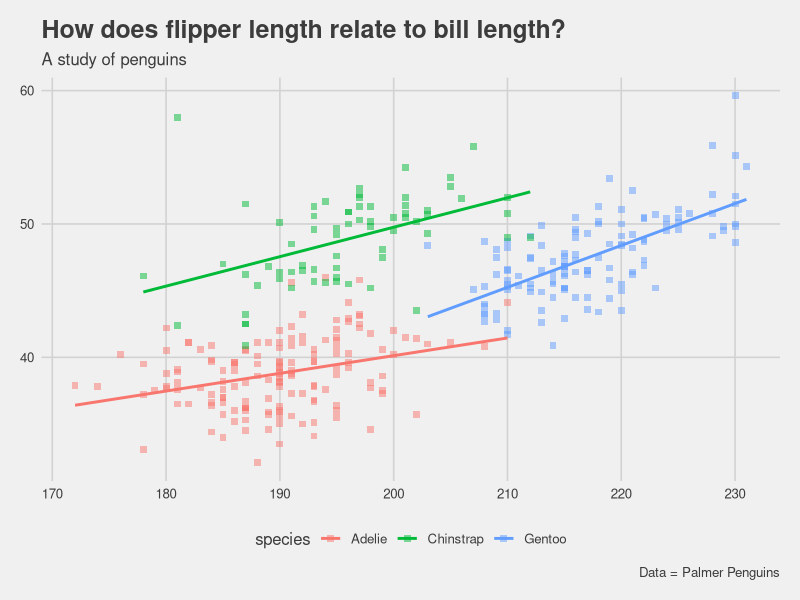
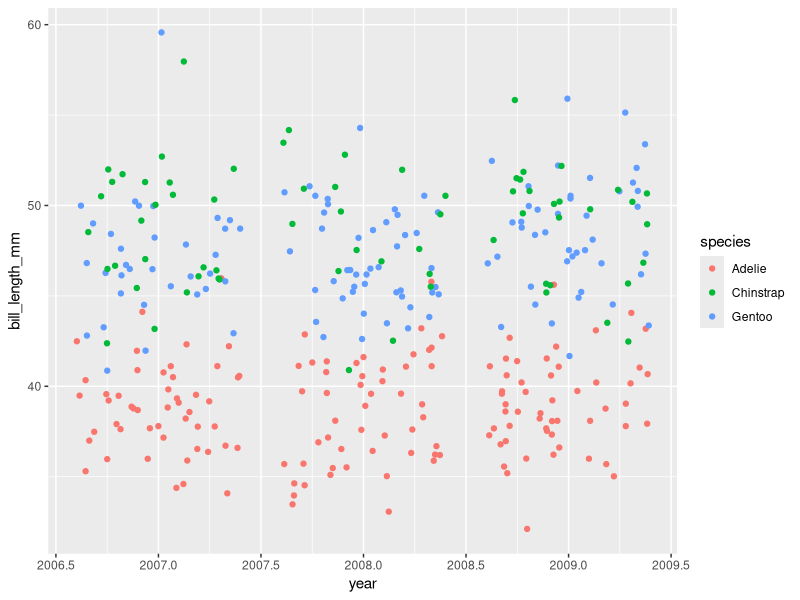
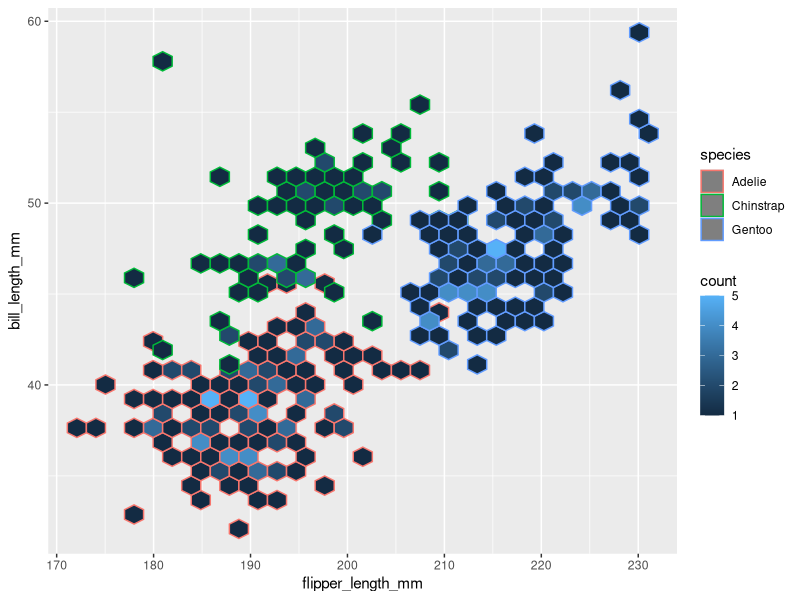
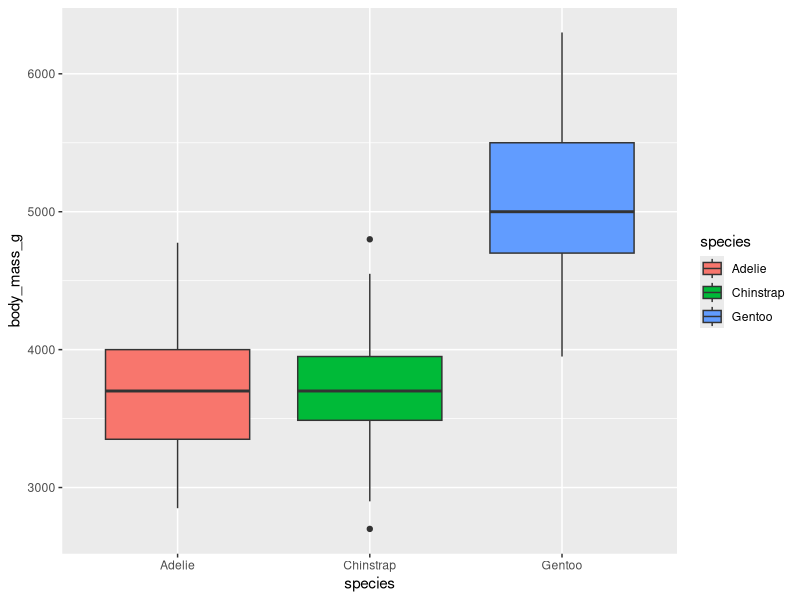
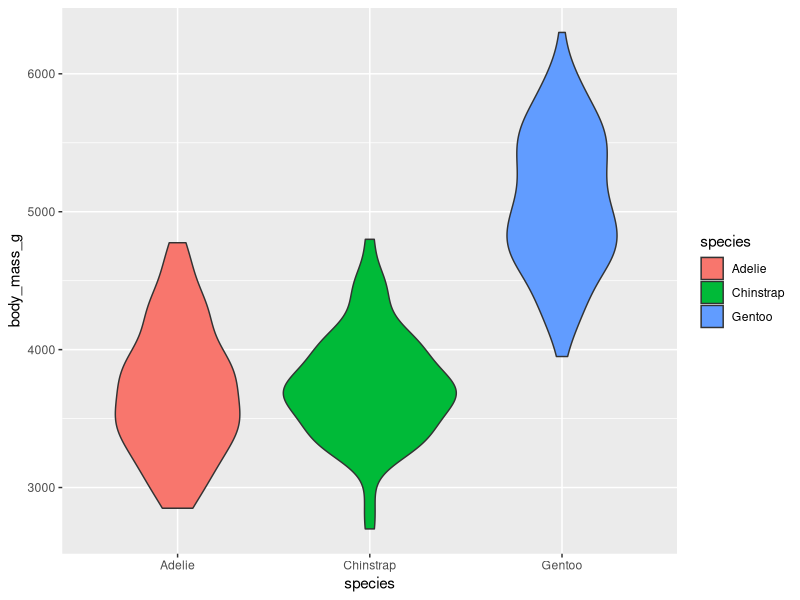
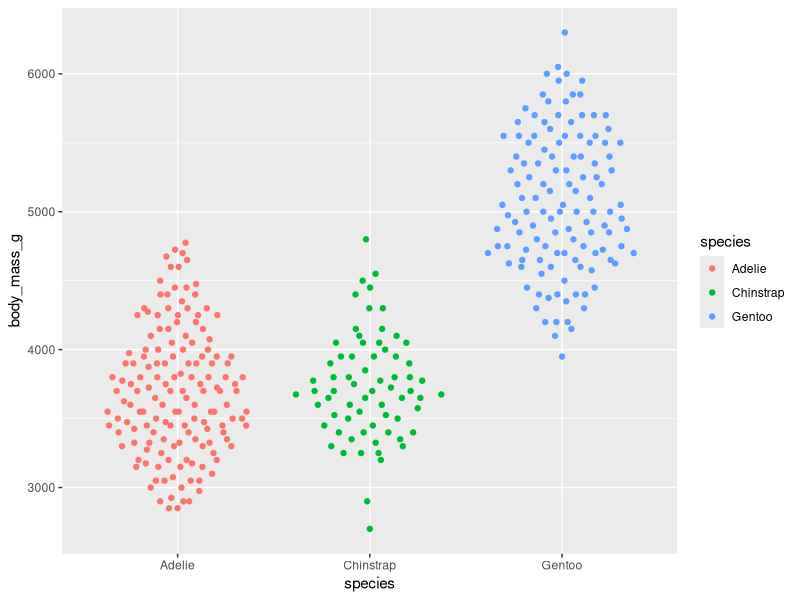
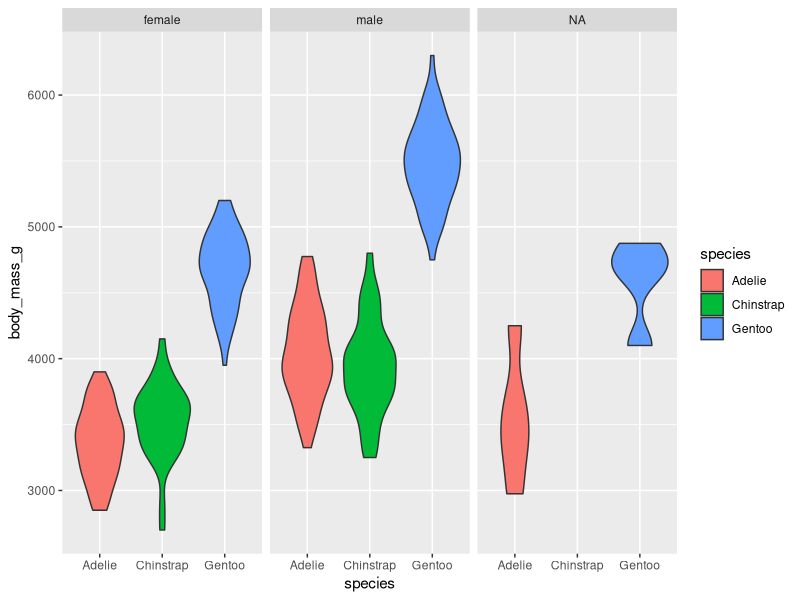
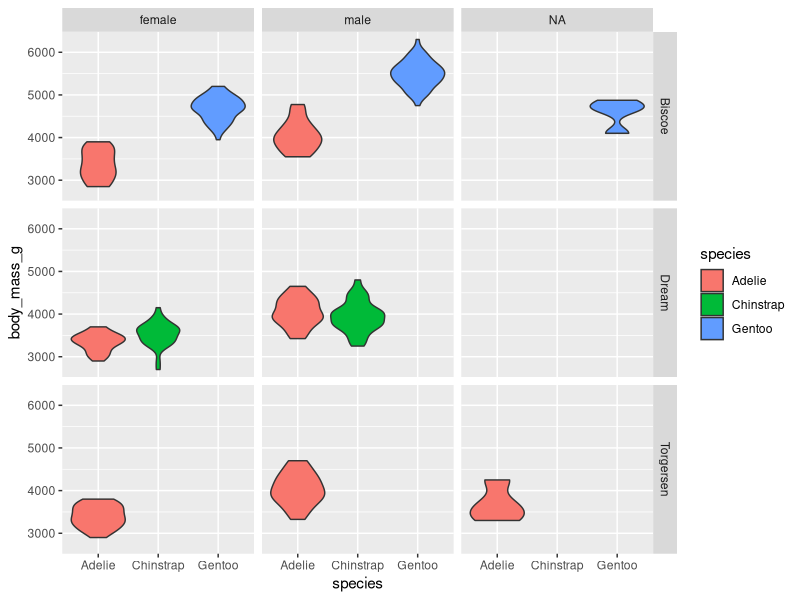

These figures' R source, in order:
## ---- chunk 1
knitr::opts_chunk$set(echo = TRUE)
## ---- chunk 2
install.packages("tidyverse")
install.packages("palmerpenguins")

install.packages(c("tidyverse", "palmerpenguins"))
## ---- chunk 3
library(tidyverse) 
library(palmerpenguins)
data(penguins)
## ---- chunk 4
# install.packages("ggthemes")
library(ggthemes)

ggplot(data = penguins, mapping = aes(x = flipper_length_mm,
                                      y = bill_length_mm,
                                      group = species,
                                      color = species)) +
  geom_point(shape = 15, alpha = 0.5, size = 2) +
  # geom_smooth() # Loess trend line 
  geom_smooth(method = "lm", se = FALSE) +
  theme_fivethirtyeight() +
  labs(title = "How does flipper length relate to bill length?",
       subtitle = "A study of penguins",
       y = "Bill Length (mm)",
       x = "Flipper Length (mm)",
       caption = "Data = Palmer Penguins")
## ---- chunk 5
ggplot(data = penguins, mapping = aes(x = year, y = bill_length_mm,
                                      color = species)) +
  # geom_point()
  geom_jitter()

ggplot(data = penguins, mapping = aes(x = flipper_length_mm,
                                      y = bill_length_mm,
                                      color = species)) +
  geom_hex()

## ---- chunk 6
ggplot(data = penguins, mapping = aes(x = species, y = body_mass_g,
                                      fill = species)) +
  geom_boxplot()
## ---- chunk 7
ggplot(data = penguins, mapping = aes(x = species, y = body_mass_g,
                                      fill = species)) +
  geom_violin()
## ---- chunk 8
library(ggbeeswarm)
ggplot(data = penguins, mapping = aes(x = species, y = body_mass_g,
                                      color = species)) +
  geom_quasirandom()
## ---- chunk 9
ggplot(data = penguins, mapping = aes(x = species, y = body_mass_g,
                                      fill = species)) +
  geom_violin() +
  facet_wrap(~ sex)
## ---- chunk 10
ggplot(data = penguins, mapping = aes(x = species, y = body_mass_g,
                                      fill = species)) +
  geom_violin() +
  facet_grid(island ~ sex)
## ---- chunk 11
ggplot(penguins, aes(x = island,  fill = sex)) +
  # geom_bar()  #stacked bar plot 
  geom_bar(position = "dodge")
## ---- chunk 12
ggplot(penguins, aes(x = flipper_length_mm, fill = species)) +
  geom_histogram(alpha = 0.5, binwidth = 5)
## ---- chunk 13
ggplot(penguins, aes(x = flipper_length_mm, fill = species)) +
  geom_density(alpha = 0.5)
## ---- chunk 14
library(ggridges)
ggplot(penguins, aes(x = flipper_length_mm, y = species, fill = species)) +
  geom_density_ridges(alpha = 0.5) +
  # scale_fill_manual(values = c("purple", "deeppink4", "#e9c46a"))
  # scale_fill_colorblind() 
  scale_fill_viridis_d()
## ---- chunk 15

plot_1 <- ggplot(data = penguins, mapping = aes(x = flipper_length_mm,
                                      y = bill_length_mm,
                                      color = body_mass_g)) +
  geom_point(shape = 15, alpha = 0.5, size = 2) +
  # geom_smooth() # Loess trend line 
  geom_smooth(method = "lm", se = FALSE) +
  theme_fivethirtyeight() +
  labs(title = "How does flipper length relate to bill length?",
       subtitle = "A study of penguins",
       y = "Bill Length (mm)",
       x = "Flipper Length (mm)",
       caption = "Data = Palmer Penguins") +
  scale_color_continuous(low = "gold", high = "blue") +
  theme(legend.position = "none")

ggsave(filename = "images/my_first_plot.png", plot = plot_1, width = 5, height =3 )

